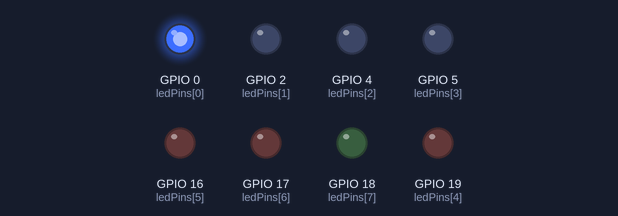
Simulated run of this sketch. Board: ESP32. Parts: output pins drawn as LEDs (lit = HIGH).

Above: at 0.1 s.
At 2.1 s:
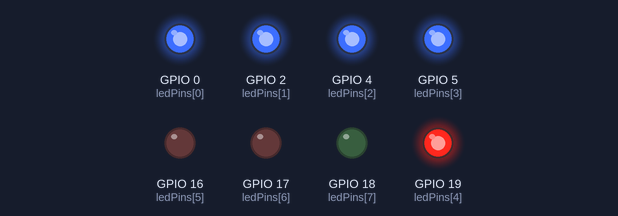
At 3.1 s:
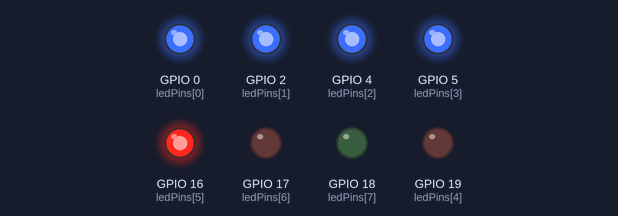
At 4.1 s:
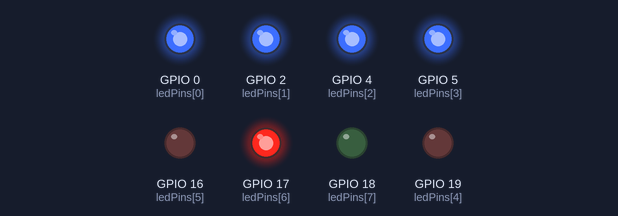
At 5.1 s:
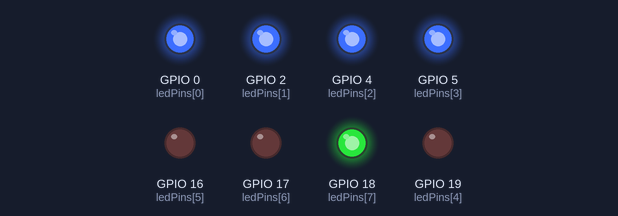
At 6.1 s:
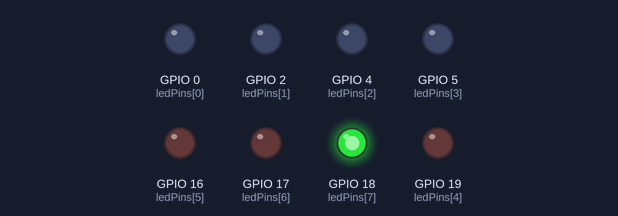
Timing chart, 0 to 7.6 s (numbered marks = the images above):
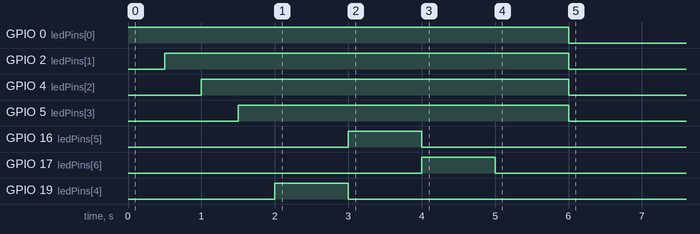

The sketch:

sketch.ino
```cpp
const int ledPins[] = {0, 2, 4, 5, 19, 16, 17, 18};
const int numLeds = sizeof(ledPins) / sizeof(ledPins[0]);
const int espera = 500;

void setup() {
  for (int contador = 0; contador < numLeds; contador++){
     pinMode(ledPins[contador], OUTPUT);
  }


  for (int contador = 0; contador < numLeds; contador++){

    digitalWrite(ledPins[contador], HIGH);
    delay(espera);
    if (contador > 3){
      if (contador == 7){
        digitalWrite(ledPins[contador], HIGH);
        delay(espera);
        for(int i = 0; i < 4; i++){
           digitalWrite(ledPins[i], LOW);
        }
        break;
      }
      digitalWrite(ledPins[contador], HIGH);
      delay(espera);
      digitalWrite(ledPins[contador], LOW);

    }

  }

}

void loop() {


}
```
